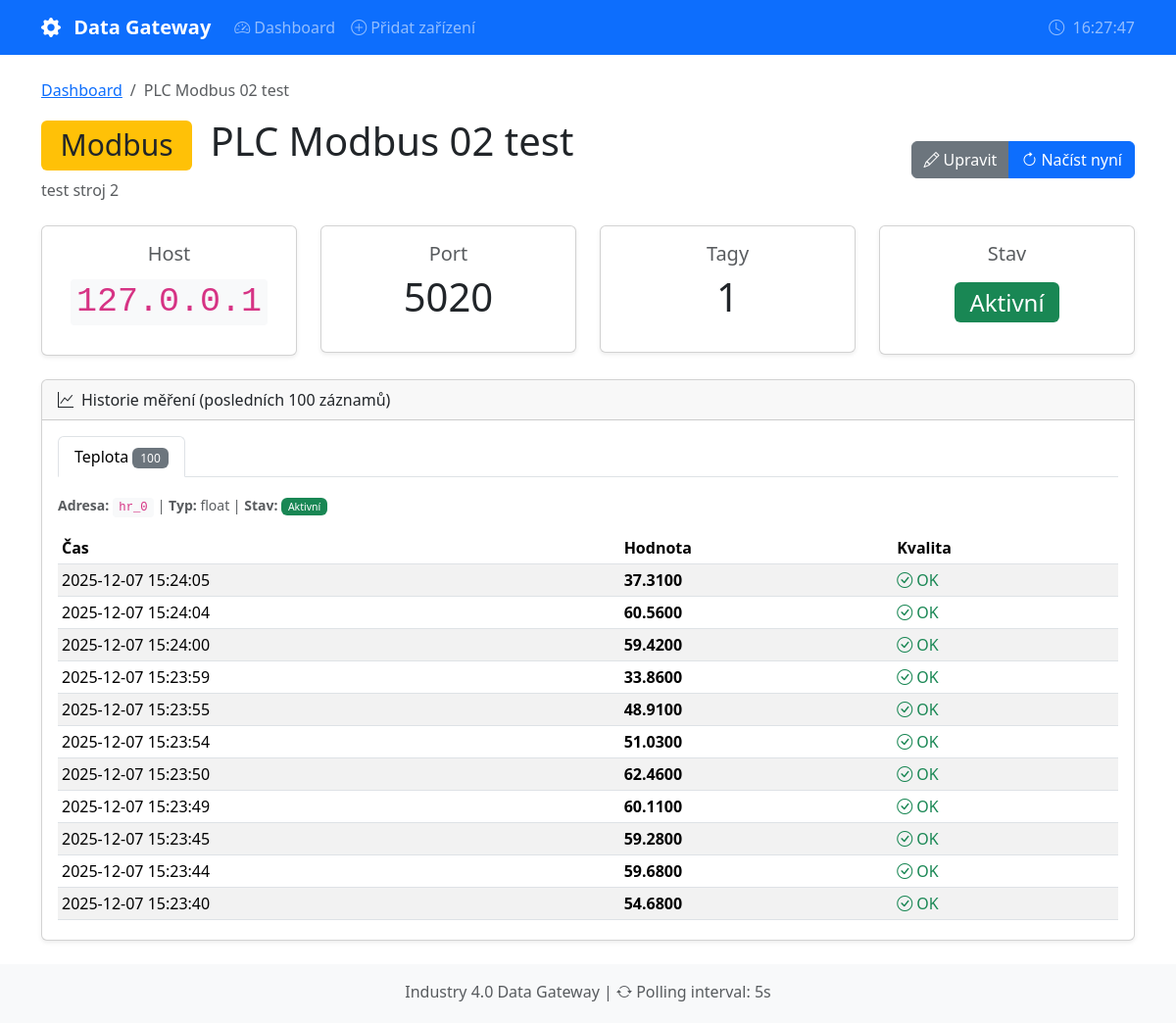
The page /device/2 on the database as committed earlier.
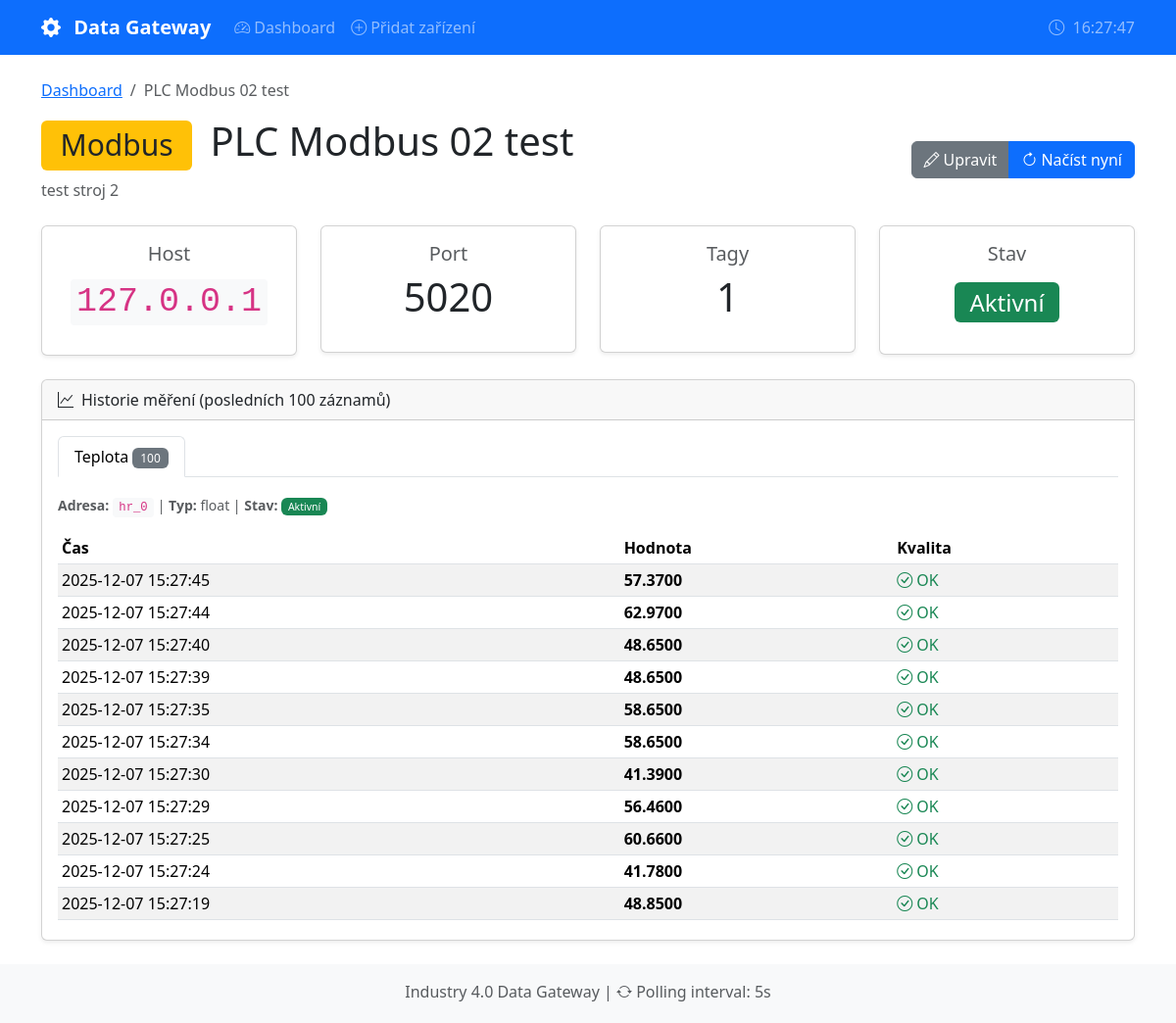
The same page on the database as committed later.
### backend/models.py (models this page shows)
class Tag(SQLModel, table=True):
    id: Optional[int] = Field(default=None, primary_key=True)
    name: str = Field(description="Např. 'Teplota_motoru', 'Stav_RUN'")
    address: str = Field(description="""
        Protokol-specifická adresa:
        - OPC UA: 'ns=2;s=Teplota' nebo 'i=2258'
        - Modbus: 'hr_0' (holding register), 'co_1' (coil),
                  'ir_0' (input register), 'di_0' (discrete input)
    """)
    data_type: str = Field(default="float", description="Datový typ: float, int, bool")
    description: Optional[str] = Field(default=None, description="Popis tagu")
    enabled: bool = Field(default=True, description="Zda je tag aktivní pro sběr")
    device_id: int = Field(foreign_key="device.id")
    device: Device = Relationship(back_populates="tags")
    measurements: List["Measurement"] = Relationship(
        back_populates="tag",
        sa_relationship_kwargs={"cascade": "all, delete-orphan"}
    )

class Measurement(SQLModel, table=True):
    id: Optional[int] = Field(default=None, primary_key=True)
    value: float = Field(description="Normalizovaná hodnota (bool: 0/1, int/float: hodnota)")
    timestamp: datetime = Field(
        default_factory=datetime.utcnow,
        description="Čas měření"
    )
    quality: str = Field(default="good", description="Kvalita měření: good, bad, uncertain")
    tag_id: int = Field(foreign_key="tag.id")
    tag: Tag = Relationship(back_populates="measurements")

### main.py (the view)
@app.get("/device/{device_id}", response_class=HTMLResponse)
async def device_detail(request: Request, device_id: int):
    with get_session() as session:
        device = session.get(Device, device_id)
        if not device:
            raise HTTPException(status_code=404, detail="Zařízení nenalezeno")
        measurements_data = []
        for tag in device.tags:
            tag_measurements = session.exec(
                select(Measurement)
                .where(Measurement.tag_id == tag.id)
                .order_by(Measurement.timestamp.desc())
                .limit(100)
            ).all()
            measurements_data.append({
                "tag": tag,
                "measurements": tag_measurements
            })
        return templates.TemplateResponse(
            "device_detail.html",
            {
                "request": request,
                "device": device,
                "measurements_data": measurements_data
            }
        )

### frontend/templates/device_detail.html (shortened to what the changed rows need)
{% extends "base.html" %}
{% block content %}
<div class="d-flex justify-content-between align-items-center mb-4">
    <div>
        <h1>
            {% if device.protocol == 'opcua' %}
            <span class="badge bg-info me-2">OPC UA</span>
            {% else %}
            <span class="badge bg-warning text-dark me-2">Modbus</span>
            {% endif %}
            {{ device.name }}
        </h1>
    </div>
</div>
{% if measurements_data %}
<div class="card">
    <div class="card-body">
        <ul class="nav nav-tabs" id="tagTabs" role="tablist">
            {% for data in measurements_data %}
            <li class="nav-item" role="presentation">
                <button class="nav-link {% if loop.first %}active{% endif %}"
                        id="tab-{{ data.tag.id }}"
                        data-bs-toggle="tab"
                        data-bs-target="#content-{{ data.tag.id }}"
                        type="button" role="tab">
                    {{ data.tag.name }}
                    <span class="badge bg-secondary">{{ data.measurements|length }}</span>
                </button>
            </li>
            {% endfor %}
        </ul>
        <div class="tab-content mt-3" id="tagTabsContent">
            {% for data in measurements_data %}
            <div class="tab-pane fade {% if loop.first %}show active{% endif %}"
                 id="content-{{ data.tag.id }}" role="tabpanel">
                <div class="mb-3">
                    <small class="text-muted">
                        <strong>Adresa:</strong> <code>{{ data.tag.address }}</code> |
                        <strong>Typ:</strong> {{ data.tag.data_type }} |
                        <strong>Stav:</strong>
                        {% if data.tag.enabled %}
                        <span class="badge bg-success">Aktivní</span>
                        {% else %}
                        <span class="badge bg-secondary">Neaktivní</span>
                        {% endif %}
                    </small>
                </div>
                {% if data.measurements %}
                <div class="table-responsive" style="max-height: 400px; overflow-y: auto;">
                    <table class="table table-sm table-striped">
                        <thead class="sticky-top bg-white">
                            <tr>
                                <th>Čas</th>
                                <th>Hodnota</th>
                                <th>Kvalita</th>
                            </tr>
                        </thead>
                        <tbody>
                            {% for m in data.measurements %}
                            <tr>
                                <td>{{ m.timestamp.strftime('%Y-%m-%d %H:%M:%S') }}</td>
                                <td>
                                    {% if data.tag.data_type == 'bool' %}
                                        {% if m.value == 1.0 %}
                                        <span class="badge bg-success">ON</span>
                                        {% else %}
                                        <span class="badge bg-danger">OFF</span>
                                        {% endif %}
                                    {% else %}
                                        <strong>{{ "%.4f"|format(m.value) }}</strong>
                                    {% endif %}
                                </td>
                                <td>
                                    {% if m.quality == 'good' %}
                                    <span class="text-success"><i class="bi bi-check-circle"></i> OK</span>
                                    {% else %}
                                    <span class="text-danger"><i class="bi bi-exclamation-triangle"></i> {{ m.quality }}</span>
                                    {% endif %}
                                </td>
                            </tr>
                            {% endfor %}
                        </tbody>
                    </table>
                </div>
                {% else %}
                <p class="text-muted">Zatím žádná měření pro tento tag.</p>
                {% endif %}
            </div>
            {% endfor %}
        </div>
    </div>
</div>
{% else %}
<div class="alert alert-info">
    <i class="bi bi-info-circle me-2"></i>
    Toto zařízení nemá definované žádné tagy.
    <a href="/device/{{ device.id }}/edit" class="alert-link">Přidejte tagy</a> pro sběr dat.
</div>
{% endif %}
{% endblock %}

Rows that differ between the two databases and show on the page:
no longer on this page (row unchanged): Measurement: timestamp "2025-12-07 15:24:05", value "37.3100", quality "good" (drawn)
no longer on this page (row unchanged): Measurement: timestamp "2025-12-07 15:24:04", value "60.5600", quality "good" (drawn)
no longer on this page (row unchanged): Measurement: timestamp "2025-12-07 15:24:00", value "59.4200", quality "good" (drawn)
no longer on this page (row unchanged): Measurement: timestamp "2025-12-07 15:23:59", value "33.8600", quality "good" (drawn)
no longer on this page (row unchanged): Measurement: timestamp "2025-12-07 15:23:55", value "48.9100", quality "good" (drawn)
no longer on this page (row unchanged): Measurement: timestamp "2025-12-07 15:23:54", value "51.0300", quality "good" (drawn)
no longer on this page (row unchanged): Measurement: timestamp "2025-12-07 15:23:50", value "62.4600", quality "good" (drawn)
no longer on this page (row unchanged): Measurement: timestamp "2025-12-07 15:23:49", value "60.1100", quality "good" (drawn)
no longer on this page (row unchanged): Measurement: timestamp "2025-12-07 15:23:45", value "59.2800", quality "good" (drawn)
no longer on this page (row unchanged): Measurement: timestamp "2025-12-07 15:23:44", value "59.6800", quality "good" (drawn)
no longer on this page (row unchanged): Measurement: timestamp "2025-12-07 15:23:40", value "54.6800", quality "good" (drawn)
added Measurement: timestamp "2025-12-07 15:27:45", value "57.3700", quality "good" (drawn)
added Measurement: timestamp "2025-12-07 15:27:44", value "62.9700", quality "good" (drawn)
added Measurement: timestamp "2025-12-07 15:27:40", value "48.6500", quality "good" (drawn)
added Measurement: timestamp "2025-12-07 15:27:39", value "48.6500", quality "good" (drawn)
added Measurement: timestamp "2025-12-07 15:27:35", value "58.6500", quality "good" (drawn)
added Measurement: timestamp "2025-12-07 15:27:34", value "58.6500", quality "good" (drawn)
added Measurement: timestamp "2025-12-07 15:27:30", value "41.3900", quality "good" (drawn)
added Measurement: timestamp "2025-12-07 15:27:29", value "56.4600", quality "good" (drawn)
added Measurement: timestamp "2025-12-07 15:27:25", value "60.6600", quality "good" (drawn)
added Measurement: timestamp "2025-12-07 15:27:24", value "41.7800", quality "good" (drawn)
added Measurement: timestamp "2025-12-07 15:27:19", value "48.8500", quality "good" (drawn)
